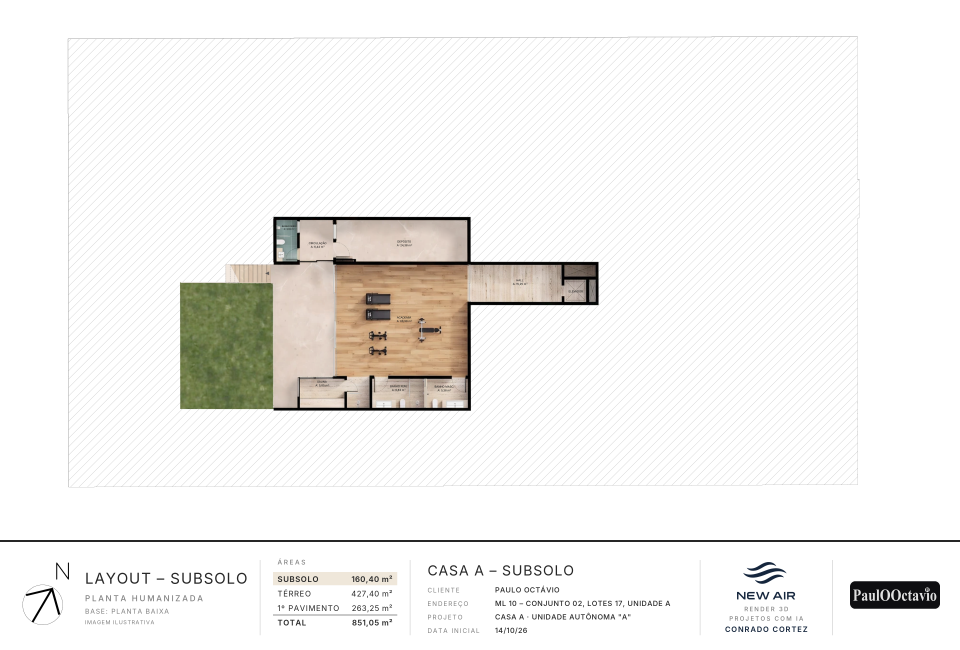
#> input picture projetos/POE642_CasaA/entrega/POE642_CasaA_PH_Subsolo_entrega.png, 3840 x 2600 px (shown at 1/4 size)
$ python auditoria_2610.py
#> lines starting #> are read from the running program, lines starting #| are printed output that depends on the picture
"""Auditoria de 26/10: as 11 especificações do usuário conferidas nas 12 plantas (Casas A a E).

Só aponta; não altera nenhuma imagem (o usuário aprova antes). Cada planta ganha um mapa numerado sobre a
prancha de entrega (coordenadas em px do quadro 3840 x 2160), com a legenda embaixo, colorida por especificação:

  E1 soleiras · E2 armários com cabides · E3 sentido da escada (S/D) · E4 seta na entrada principal · E5 boxes
  E6 raios das portas · E7 rótulos (fora dos objetos, branco ou preto) · E8 escada mais demarcada
  E9 bancada x piso da mesma cor · E10 paredes cinza-escuro e pilares pretos · E11 escala dos pisos

    python auditoria_2610.py            # os 12 mapas
    python auditoria_2610.py D Terreo   # uma planta
"""
import json
import sys
from pathlib import Path

import pymupdf
from PIL import Image, ImageDraw, ImageFont

sys.path.insert(0, str(Path(__file__).parent))
from opcoes_1pav_casae import quadro_pdf  # noqa: E402
from retoque_1pav_casae import rotulos_pdf  # noqa: E402
from rodape_entrega import FONTES  # noqa: E402

RAIZ = Path(__file__).resolve().parents[2]
NOME_PDF = {"Terreo": "TÉRREO", "Subsolo": "SUBSOLO", "1Pavimento": "1º PAVIMENTO"}
TITULO = {"Terreo": "Térreo", "Subsolo": "Subsolo", "1Pavimento": "1º Pavimento"}
COR = {"E1": (120, 120, 120), "E2": (150, 60, 170), "E3": (0, 110, 200), "E4": (220, 30, 30),
       "E5": (0, 150, 150), "E6": (120, 120, 120), "E7": (230, 120, 0), "E8": (0, 110, 200),
       "E9": (40, 150, 40), "E10": (40, 40, 40), "E11": (160, 110, 40), "EXTRA": (200, 0, 120)}

GERAL = ("E10 paredes: todas pretas (RGB 2 a 17) -> cinza-escuro; pilares -> preto. E6 raios: nenhum raio de porta "
         "visível (conforme). E1 soleiras: todas as portas conferem com o PDF (conforme).")

ESCADA = "triângulo (R14) -> sentido S/D e degraus mais demarcados"
ARMARIO = "armário cortado sem cabides -> cabides como nos closets"
BOX = "box só como linha tracejada/fraca -> vidro contínuo"
BANCADA = "bancada da mesma cor do piso -> borda/sombra mais marcada que o piso"

ITENS = {
    ("A", "Subsolo"): [
        ("E3", f"Escada do deck: {ESCADA}", [(1069, 1092)]),
        ("E7", "BANHO SERV.: rótulo dentro da área do chuveiro, sobre o box -> para o piso livre junto à porta",
         [(1135, 895)]),
    ],
    ("A", "Terreo"): [
        ("E4", "Entrada principal (porta pivotante do hall externo, acesso pelos pisantes do leste): sem seta",
         [(2530, 815)]),
        ("E3", f"Pisantes do deck (degraus 12 a 19): {ESCADA}", [(814, 534)]),
        ("E3", f"Escada do deck: {ESCADA}", [(914, 1096)]),
        ("E3", f"Escada interna do jardim: {ESCADA}", [(2268, 948)]),
        ("E3", "Escada caracol: sem indicação de sentido -> S/D", [(1977, 1572)]),
        ("E2", f"Q. motorista: {ARMARIO}", [(2517, 1150)]),
        ("E5", f"B. motorista: {BOX}", [(2308, 1260)]),
        ("E7", "LAVABO: a área (A: 4,05 m²) encosta na bancada -> deslocar para a esquerda", [(2300, 445)]),
        ("E9", f"Lavabo: {BANCADA}", [(2340, 485)]),
        ("E7", "SALA DE ESTAR: rótulo sobre o tapete redondo (a confirmar: tapete conta como objeto?)",
         [(2051, 543)]),
    ],
    ("A", "1Pavimento"): [
        ("E3", f"Escada interna (20 degraus): {ESCADA}", [(2272, 975)]),
        ("E3", "Escada caracol da saleta: sem indicação de sentido -> S/D", [(1967, 1518)]),
        ("E2", f"Quarto serv.: {ARMARIO}", [(2100, 1395)]),
        ("E5", f"Banho master: {BOX}", [(1430, 1560)]),
        ("E7", "BANHO 3 e B. SERVIÇO: rótulos encostados na linha do box -> para o piso livre",
         [(2160, 430), (2160, 1455)]),
        ("E9", f"Banhos 1, 2, 3, master e B. serviço: {BANCADA}",
         [(2516, 1279), (1766, 909), (2094, 389), (1601, 1610), (2236, 1550)]),
        ("E7", "SALA ÍNTIMA: rótulo sobre o tapete (a confirmar: tapete conta como objeto?)", [(2085, 1000)]),
        ("EXTRA", "Linha tracejada vertical espúria (x = 1472) atravessando a suíte master e o banho master; "
                  "não existe no PDF do 1º Pav. -> remover", [(1472, 1300), (1472, 1500)]),
    ],
    ("B", "Subsolo"): [
        ("E3", f"Escada da ducha (o PDF marca S): {ESCADA}", [(750, 637)]),
        ("E5", f"BH sauna: {BOX}", [(1247, 720)]),
        ("E9", f"BH serviço e BH sauna: {BANCADA}", [(1380, 360), (1344, 652)]),
    ],
    ("B", "Terreo"): [
        ("E4", "Entrada principal (porta pivotante entre o HALL e o HALL INTERNO, acesso pelos pisantes do leste): "
               "sem seta", [(2625, 995)]),
        ("E10", "Pilares redondos da garagem / quarto do motorista em cinza (130) -> preto",
         [(2813, 1384), (2815, 1501)]),
        ("E3", f"Pisantes NO, escada 1-9 da varanda e pisantes O: {ESCADA}", [(684, 643), (1081, 832), (608, 917)]),
        ("E9", f"Banhos master, 1, 2 e 3, lavabo, lavatório gourmet e ilha gourmet: {BANCADA}",
         [(1398, 346), (1849, 496), (2741, 540), (2607, 914), (2265, 841), (1323, 1627), (1423, 1351)]),
    ],
    ("C", "Subsolo"): [
        ("E3", f"Escada externa (2 triângulos): {ESCADA}", [(605, 910)]),
        ("E5", f"BH academia: {BOX}", [(865, 860)]),
        ("E9", f"BH academia: {BANCADA}", [(964, 811)]),
    ],
    ("C", "Terreo"): [
        ("E4", "Entrada principal (porta pivotante do HALL DE ENTRADA, acesso pelos pisantes do leste): sem seta",
         [(2760, 1324)]),
        ("E3", f"Escada da varanda master ao deck e escada 10-20: {ESCADA}", [(569, 965), (861, 1024)]),
        ("E2", f"Quarto externo: {ARMARIO}", [(3195, 811)]),
        ("E5", f"BH serviço: {BOX}", [(2665, 530)]),
        ("E7", "BH SERVIÇO: rótulo sobre a linha do box -> para o piso livre", [(2630, 565)]),
        ("E9", f"BH master 1 e 2, BH 1, 2 e 3, lavabos masc., fem. e social: {BANCADA}",
         [(775, 477), (662, 901), (1836, 371), (1782, 371), (1089, 371), (1216, 1565), (1520, 1569), (2381, 1108)]),
    ],
    ("D", "Subsolo"): [
        ("E3", f"Escada: {ESCADA}", [(992, 1288)]),
        ("E2", f"DCE 1: {ARMARIO}", [(910, 1015)]),
        ("E5", f"WC DCE: {BOX}", [(888, 1045)]),
    ],
    ("D", "Terreo"): [
        ("E4", "Entrada principal (porta pivotante do hall, acesso pelos pisantes do leste): sem seta",
         [(2675, 1058)]),
        ("E3", f"Escada do deck e pisantes da esquerda: {ESCADA}", [(992, 1288), (763, 928)]),
        ("E2", f"Suíte 3/escritório, DCE e módulo do closet master: {ARMARIO}",
         [(2167, 1470), (2507, 665), (967, 1660)]),
        ("E5", "Banho master sem vidro de box; banhos 1, 2 e 3 com o box só tracejado -> vidro contínuo",
         [(860, 1690), (1150, 1690), (2100, 1690), (2230, 1690)]),
        ("E9", f"Lavabo, banho master e banhos 1, 2 e 3 (bancada areia sobre piso bege): {BANCADA}",
         [(2592, 1270), (862, 1580), (1109, 1586), (2136, 1586), (2181, 1586)]),
    ],
    ("E", "Subsolo"): [
        ("E3", f"Escada da circulação (19 degraus, 2 triângulos): {ESCADA}", [(1302, 447)]),
        ("E2", f"DCE: {ARMARIO}", [(1680, 622)]),
        ("E7", "WC DCE 2: rótulo dentro da área do chuveiro -> para o piso livre", [(1900, 602)]),
        ("E9", f"WC DCE 2: {BANCADA}", [(1930, 510)]),
    ],
    ("E", "Terreo"): [
        ("E4", "Entrada principal (porta pivotante do HALL DE ENTRADA, acesso pelos pisantes do leste): sem seta",
         [(2565, 1430)]),
        ("E3", f"Escada da circulação gourmet, escada interna e escada externa do deck: {ESCADA}",
         [(1163, 447), (2202, 1005), (735, 1380)]),
        ("E2", f"DCE: {ARMARIO}", [(2239, 560)]),
        ("E5", f"WC DCE 1: {BOX}", [(2440, 552)]),
        ("E7", "WC DCE 1: rótulo dentro da área do chuveiro -> para o piso livre", [(2415, 530)]),
        ("E9", f"BH gourmet (bancada = granito do piso), WC DCE 1 e lavabo: {BANCADA}",
         [(1399, 574), (2459, 608), (2351, 1305)]),
    ],
    ("E", "1Pavimento"): [
        ("E3", f"Escada interna: {ESCADA}", [(1889, 1004)]),
        ("E9", f"Banhos master, 1, 2, 3 e 4 (bancada clara sobre o porcelanato claro): {BANCADA}",
         [(1927, 522), (2414, 955), (2416, 590), (1564, 1188), (1549, 1236)]),
    ],
}


def fonte(peso, tam):
    return ImageFont.truetype(str(FONTES / f"Inter-{peso}.otf"), tam)


def quebrar(texto, f, largura, d):
    linhas, atual = [], ""
    for p in texto.split():
        t = f"{atual} {p}".strip()
        if d.textlength(t, font=f) > largura and atual:
            linhas.append(atual)
            atual = p
        else:
            atual = t
    return linhas + [atual]


def recorte(casa, pav):
    """A área construída: os rótulos dos ambientes do PDF no quadro, com folga."""
    cp = RAIZ / ("POE642_CasaA/scripts/config_bases.json" if casa == "A" else f"POE642_Casa{casa}/config_bases.json")
    cfg = json.loads(cp.read_text())
    pg = pymupdf.open(RAIZ / "_pdfs_cliente" / f"642 - {NOME_PDF[pav]} - CASA {casa}.pdf")[cfg["pavimentos"][pav]["pagina"]]
    base = (cp.parent / cfg["entrega"]["pasta_bases"] / cfg["entrega"]["pavimentos"][pav]["base"]).resolve()
    sem = base.with_name(base.name.replace("_16x9", ""))
    lt, at = Image.open(base).size
    wb, hb = Image.open(sem).size
    f = quadro_pdf(pg, cfg, lt, at, wb, hb, 3840)
    pts = [f(*c) for n, _, c, _ in rotulos_pdf(pg) if not any(s in n for s in ("TÉRREO", "SUBSOLO", "PAVIMENTO", "Ref."))]
    pts = [p for p in pts if 0 < p[0] < 3840 and 0 < p[1] < 2160]
    xs, ys = [p[0] for p in pts], [p[1] for p in pts]
    return max(0, int(min(xs)) - 230), max(0, int(min(ys)) - 200), min(3840, int(max(xs)) + 230), min(2160, int(max(ys)) + 200)


def mapa(casa, pav):
#> called with casa = 'A', pav = 'Subsolo'
    pasta = RAIZ / f"POE642_Casa{casa}"
    img = Image.open(pasta / "entrega" / f"POE642_Casa{casa}_PH_{pav}_entrega.png").convert("RGB").crop((0, 0, 3840, 2160))
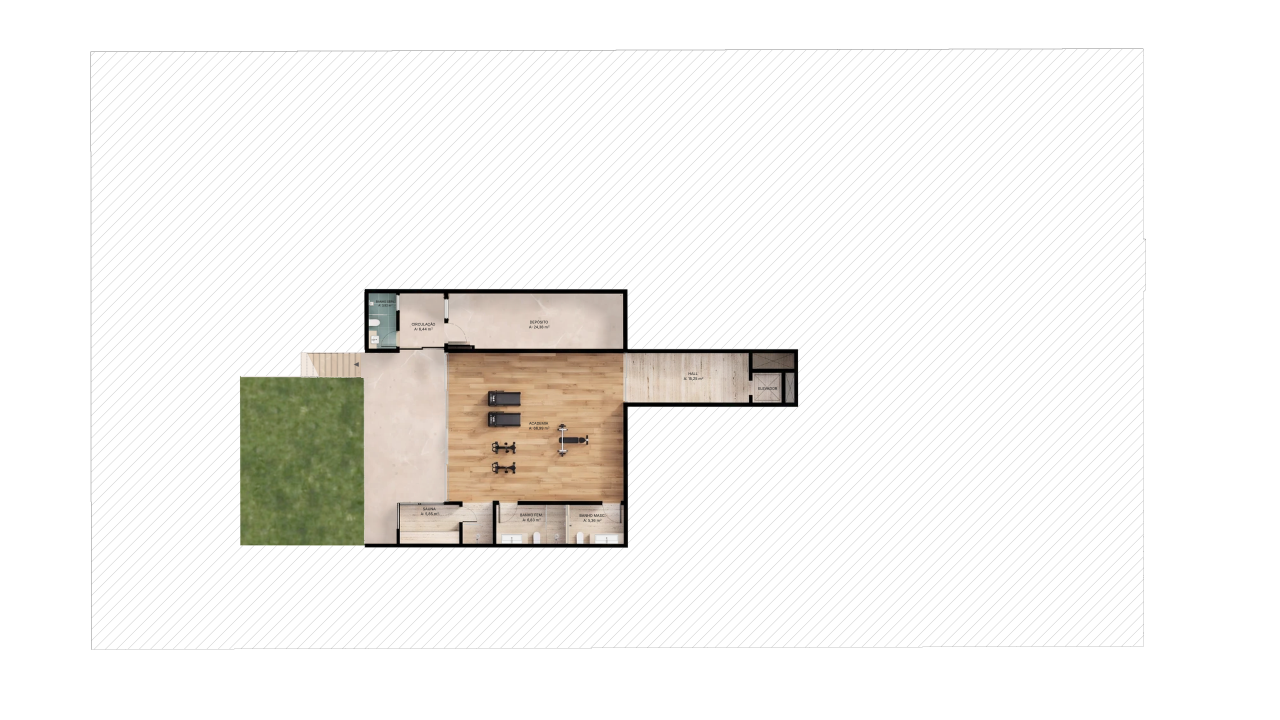
#> img: PIL image 3840x2160 RGB (shown at 1/3 size); mean R, G, B 243.4, 241.9, 239.4
    x0, y0, x1, y1 = recorte(casa, pav)
#> (reads projetos/POE642_CasaA/scripts/config_bases.json from the repository)
    itens = ITENS[(casa, pav)]
    for _, _, pontos in itens:
        for x, y in pontos:
            x0, y0, x1, y1 = min(x0, x - 60), min(y0, y - 60), max(x1, x + 60), max(y1, y + 60)
    img = img.crop((x0, y0, x1, y1))
    d = ImageDraw.Draw(img)
    fn = fonte("SemiBold", 30)
    for n, (e, _, pontos) in enumerate(itens, 1):
        for x, y in pontos:
            cx, cy = x - x0, y - y0
            d.ellipse((cx - 24, cy - 24, cx + 24, cy + 24), outline=COR[e], width=5)
            d.text((cx + 24, cy - 32), str(n), font=fn, fill=COR[e], stroke_width=3, stroke_fill=(255, 255, 255))
    W = max(img.width, 1800)
    ft, fl, fb = fonte("SemiBold", 40), fonte("Regular", 30), fonte("SemiBold", 30)
    blocos = [quebrar(GERAL, fl, W - 80, d)]
    blocos += [quebrar(f"{n}. [{e}] {t}", fl, W - 80, d) for n, (e, t, _) in enumerate(itens, 1)]
    alt = 110 + sum(44 * len(b) + 14 for b in blocos)
    final = Image.new("RGB", (W, img.height + alt), (255, 255, 255))
    final.paste(img, ((W - img.width) // 2, 0))
    dl = ImageDraw.Draw(final)
    y = img.height + 30
    dl.text((40, y), f"Casa {casa} · {TITULO[pav]} · auditoria das especificações de 26/10", font=ft, fill=(20, 20, 20))
    y += 70
    for k, b in enumerate(blocos):
        cor = (90, 90, 90) if k == 0 else COR[itens[k - 1][0]]
        for i, li in enumerate(b):
            dl.text((40, y), li, font=fb if (k and i == 0) else fl, fill=cor if (k and i == 0) else (30, 30, 30))
            y += 44
        y += 14
    saida = pasta / "renders" / f"POE642_Casa{casa}_PH_{pav}_auditoria_2610.jpg"
    final.save(saida, quality=88)
    print(f"{saida.relative_to(RAIZ)} ({len(itens)} itens)")


if __name__ == "__main__":
    alvo = [(sys.argv[1], sys.argv[2])] if len(sys.argv) > 2 else list(ITENS)
    for casa, pav in alvo:
        mapa(casa, pav)
#> (the call stopped at in recorte, `pg = pymupdf.open(RAIZ / "_pdfs_cliente" / f"642 - {NOME_PDF[pav]} - C..`: pymupdf is not available in this run)
#> (the run stopped early here; a loop or call above may not have finished)
